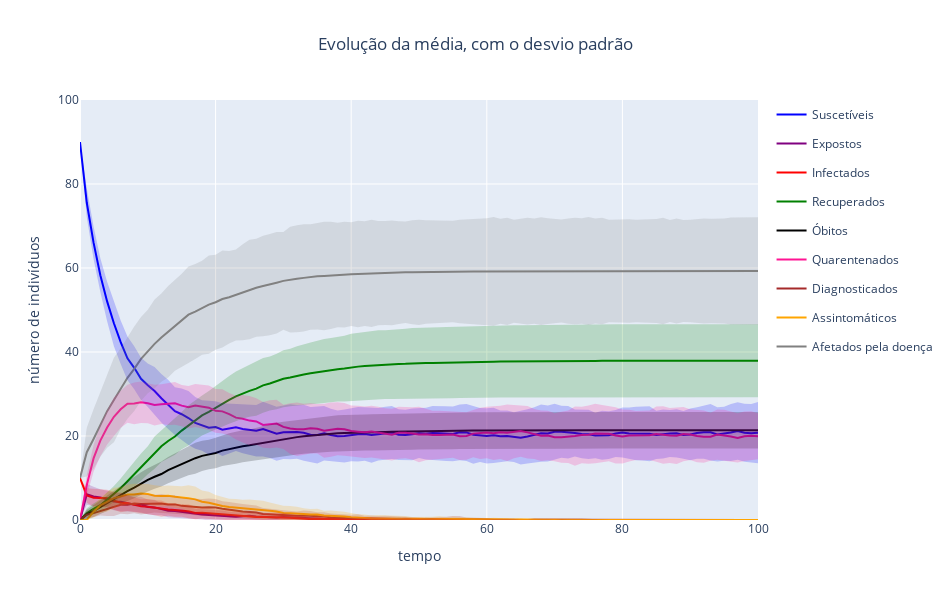

Source (notebook cell):
### Code cell
%time
X_r = evolucao_grafo_estruturado(pop_0, p, lamb, beta/num_medio_conexoes_r, theta/num_medio_conexoes_r, sigma, rho, gammaA, epsA, gammaI, epsI, dI, gammaD, dD, G_r, tempos,
                                 num_sim, show='sd', toprint = False)
